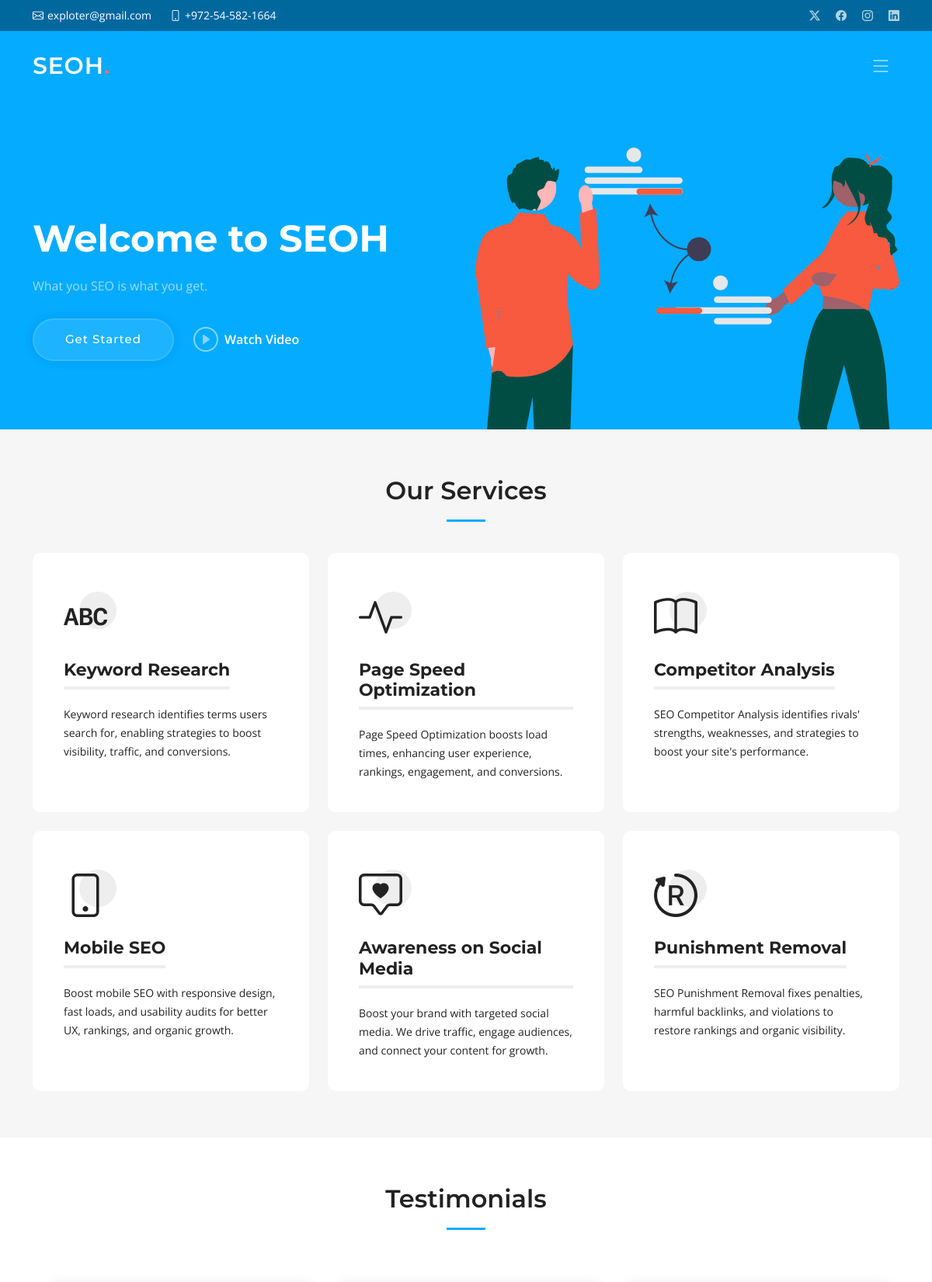
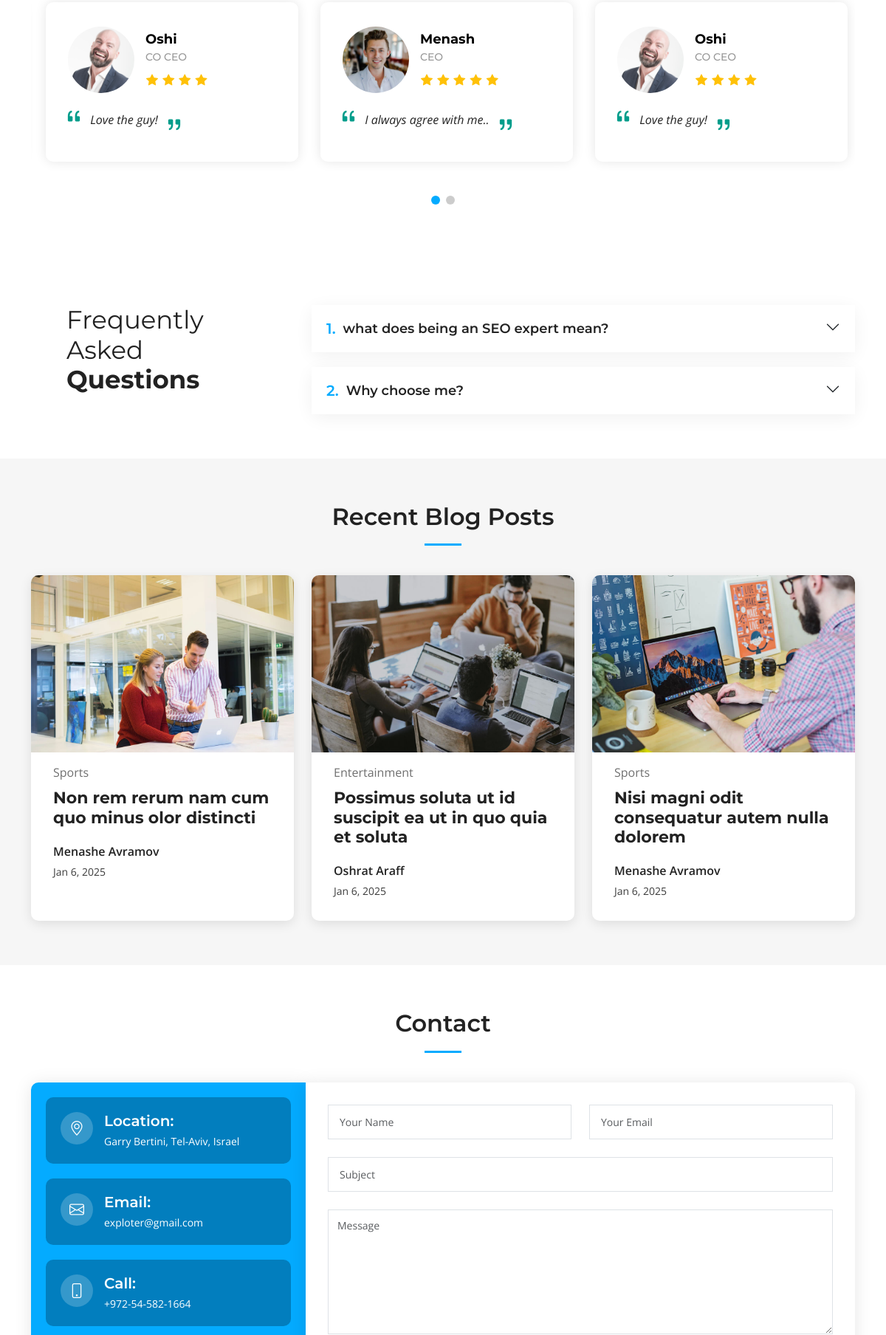
The page / (upper part) on the database its author committed (2 pictures, top to bottom).
### firstapp/models.py (models this page shows, shortened)
class GeneralInfo(models.Model):
    company_name = models.CharField(max_length=255, default="Company")
    location = models.CharField(max_length=255)
    email = models.EmailField()
    phone = models.CharField(max_length=20)
    open_hours = models.CharField(max_length=100, blank=True, null=True)
    video_url = models.URLField(blank=True, null=True)
    twitter_url = models.URLField(blank=True, null=True)
    facebook_url = models.URLField(blank=True, null=True)
    instagram_url = models.URLField(blank=True, null=True)
    linkedin_url = models.URLField(blank=True, null=True)
    class Meta:
        db_table = "general_company_info"

class Service(models.Model):
    bootstrap_icon = models.CharField(max_length=100, blank=True, null=True)
    fontawsome_icon = models.CharField(max_length=100, blank=True, null=True)
    title = models.CharField(max_length=255, unique=True)
    description = models.TextField()
    class Meta:
        db_table = "company_services"

class Testimonial(models.Model):
    user_image = models.CharField(max_length=255, blank=True, null=True)
    stars_count =[
        (1, 'One'),
        (2, 'Two'),
        (3, 'Three'),
        (4, 'Four'),
        (5, 'Five'),
    ]
    rating_count = models.IntegerField(choices=stars_count)
    username = models.CharField(max_length=50)
    user_job_title = models.CharField(max_length=50)
    review = models.TextField()

class FrequentlyAskedQuestion(models.Model):
    question = models.CharField(max_length=255)
    answer = models.TextField()

class Blog(models.Model):
    blog_image = models.CharField(max_length=255, null=True, blank=True)
    category = models.CharField(max_length=255, null=True, blank=True)
    title = models.CharField(max_length=255)
    author = models.ForeignKey(Author, on_delete=models.PROTECT)
    created_at = models.DateTimeField(default=timezone.now)
    content = RichTextField() # models.TextField()

class Author(models.Model):
    author_pic = models.CharField(max_length=255, null=True, blank=True)
    first_name = models.CharField(max_length=50)
    last_name = models.CharField(max_length=50, null=True, blank=True)
    country = models.CharField(max_length=50)
    joined_at = models.DateTimeField(null=True, blank=True)

### firstapp/views.py (the view)
# urls.py: path('', index, name = 'app'),
def index(request):
    general_info = GeneralInfo.objects.first()
    services = Service.objects.all()
    faqs = FrequentlyAskedQuestion.objects.all()
    recent_blogs = Blog.objects.all().order_by("-created_at")[:3]
    testimonials = Testimonial.objects.all()
    for t in testimonials:
        t.star_range = range(t.rating_count)
    deafult_value = ""
    context = {
        "company_name" : getattr(general_info, "company_name", deafult_value),
        "location" : getattr(general_info, "location", deafult_value),
        "email" : getattr(general_info, "email", deafult_value),
        "phone" : getattr(general_info, "phone", deafult_value),
        "open_hours" : getattr(general_info, "open_hours", deafult_value),
        "video_url" : getattr(general_info, "video_url", deafult_value),
        "twitter_url" : getattr(general_info, "twitter_url", deafult_value),
        "facebook_url" : getattr(general_info, "facebook_url", deafult_value),
        "instagram_url" : getattr(general_info, "instagram_url", deafult_value),
        "linkedin_url" : getattr(general_info, "linkedin_url", deafult_value),
        "services" : services,
        "testimonials" : testimonials,
        "faqs" : faqs,
        "recent_blogs": recent_blogs,
    }
    return render(request, "index.html", context)

### templates/index.html (shortened to what this page needs)
{% extends 'assets/main.html' %}
{% load static %}
{% block mainContent %}
      <section id="services" class="services sections-bg">
        <div class="container" data-aos="fade-up">
          <div class="section-header">
            <h2>Our Services</h2>
          </div>
          <div class="row gy-4" data-aos="fade-up" data-aos-delay="100">
            {% for service in services %}
              <div class="col-lg-4 col-md-6">
                <div class="service-item  position-relative">
                  <div class="icon">
                    <i class="{{service.bootstrap_icon}}"></i>
                  </div>
                  <h3>{{service.title}}</h3>
                  <p>{{service.description}}</p>
                </div>
              </div>
            {% endfor %}
          </div>
        </div>
      </section>
      <section id="testimonials" class="testimonials">
        <div class="container" data-aos="fade-up">
          <div class="section-header">
            <h2>Testimonials</h2>
          </div>
          <div class="slides-3 swiper" data-aos="fade-up" data-aos-delay="100">
            <div class="swiper-wrapper">
              {% for testimonial in testimonials %}
                <div class="swiper-slide">
                  <div class="testimonial-wrap">
                    <div class="testimonial-item">
                      <div class="d-flex align-items-center">
                        {% if "http" in testimonial.user_image %}
                        <img src="{{testimonial.user_image}}" class="testimonial-img flex-shrink-0" alt="">
                        {% else %}
                        <img src="{% static testimonial.user_image %}" class="testimonial-img flex-shrink-0" alt="">
                        {% endif %}
                        <div>
                          <h3>{{testimonial.username}}</h3>
                          <h4>{{testimonial.user_job_title}}</h4>
                          <div class="stars">
                            {% for _ in testimonial.star_range %}
                              <i class="bi bi-star-fill"></i>
                            {% endfor %}
                          </div>
                        </div>
                      </div>
                      <p>
                        <i class="bi bi-quote quote-icon-left"></i>
                        {{testimonial.review}}
                        <i class="bi bi-quote quote-icon-right"></i>
                      </p>
                    </div>
                  </div>
                </div>
              {% endfor %}
            </div>
            <div class="swiper-pagination"></div>
          </div>
        </div>
      </section>
      <section id="faq" class="faq">
        <div class="container" data-aos="fade-up">
          <div class="row gy-4">
            <div class="col-lg-4">
              <div class="content px-xl-5">
                <h3>Frequently Asked <strong>Questions</strong></h3>
              </div>
            </div>
            <div class="col-lg-8">
              <div class="accordion accordion-flush" id="faqlist" data-aos="fade-up" data-aos-delay="100">
                {% for faq in faqs %}
                <div class="accordion-item">
                  <h3 class="accordion-header">
                    <button class="accordion-button collapsed" type="button" data-bs-toggle="collapse" data-bs-target="#faq-content-1">
                      <span class="num">{{ forloop.counter }}.</span>
                      {{ faq.question }}
                    </button>
                  </h3>
                </div>
                {% endfor %}
              </div>
            </div>
          </div>
        </div>
      </section>
      <section id="recent-posts" class="recent-posts sections-bg">
        <div class="container" data-aos="fade-up">
          <div class="section-header">
            <h2>Recent Blog Posts</h2>
          </div>
          <div class="row gy-4">
          {% for blog in recent_blogs %}
            <div class="col-xl-4 col-md-6">
              <article>
                <div class="post-img">
                  {% if "http" in blog.blog_image %}
                    <img src="{{blog.blog_image}}" class="img-fluid" alt="blog image">
                  {% else %}
                    <img src="{% static blog.blog_image %}" class="img-fluid" alt="blog image">
                  {% endif %}
                </div>
                <p class="post-category">{{blog.category}}</p>
                <h2 class="title">
                  <a href="{% url 'blog_deatail' blog.id %}">{{blog.title}}</a>
                </h2>
                <div class="d-flex align-items-center">
                  <div class="post-meta">
                    <p class="post-author">{{blog.author.first_name}} {{blog.author.last_name}}</p>
                    <p class="post-date">
                      <time datetime="2022-01-01">{{blog.created_at | date:"M j, Y"}}</time>
                    </p>
                  </div>
                </div>
              </article>
            </div>
          {% endfor %}
          </div>
        </div>
      </section>
      <section id="contact" class="contact">
        <div class="container" data-aos="fade-up">
          <div class="section-header">
            <h2>Contact</h2>
          </div>
          <div class="row gx-lg-0 gy-4">
            <div class="col-lg-4">
              <div class="info-container d-flex flex-column align-items-center justify-content-center">
                <div class="info-item d-flex">
                  <i class="bi bi-geo-alt flex-shrink-0"></i>
                  <div>
                    <h4>Location:</h4>
                    <p>{{location}}</p>
                  </div>
                </div>
                <div class="info-item d-flex">
                  <i class="bi bi-envelope flex-shrink-0"></i>
                  <div>
                    <h4>Email:</h4>
                    <p>{{email}}</p>
                  </div>
                </div>
                <div class="info-item d-flex">
                  <i class="bi bi-phone flex-shrink-0"></i>
                  <div>
                    <h4>Call:</h4>
                    <p>{{phone}}</p>
                  </div>
                </div>
              </div>
            </div>
            <div class="col-lg-8">
              <form action="{% url 'contact_form' %}" method="post" role="form" class="php-email-form"> {% csrf_token %}
                <div class="row">
                  <div class="col-md-6 form-group">
                    <input type="text" name="name" class="form-control" id="name" placeholder="Your Name" required>
                  </div>
                  <div class="col-md-6 form-group mt-3 mt-md-0">
                    <input type="email" class="form-control" name="email" id="email" placeholder="Your Email" required>
                  </div>
                </div>
                <div class="form-group mt-3">
                  <input type="text" class="form-control" name="subject" id="subject" placeholder="Subject" required>
                </div>
                <div class="form-group mt-3">
                  <textarea class="form-control" name="message" rows="7" placeholder="Message" required></textarea>
                </div>
              </form>
            </div>
          </div>
        </div>
      </section>
{% endblock mainContent %}

### templates/assets/header.html (shortened to what this page needs)
{% load static %}
  <section id="topbar" class="topbar d-flex align-items-center">
    <div class="container d-flex justify-content-center justify-content-md-between">
      <div class="contact-info d-flex align-items-center">
        <i class="bi bi-envelope d-flex align-items-center"><a href="mailto:{{email}}">{{email}}</a></i>
        <i class="bi bi-phone d-flex align-items-center ms-4"><span>{{phone}}</span></i>
      </div>
      <div class="social-links d-none d-md-flex align-items-center">
        <a href="{{twitter_url}}" class="twitter"><i class="bi bi-twitter-x"></i></a>
        <a href="{{facebook_url}}" class="facebook"><i class="bi bi-facebook"></i></a>
        <a href="{{instagram_url}}" class="instagram"><i class="bi bi-instagram"></i></a>
        <a href="{{linkedin_url}}" class="linkedin"><i class="bi bi-linkedin"></i></i></a>
      </div>
    </div>
  </section>
  <header id="header" class="header d-flex align-items-center">
    <div class="container-fluid container-xl d-flex align-items-center justify-content-between">
      <a href="index.html" class="logo d-flex align-items-center">
        <h1>{{company_name}}<span>.</span></h1>
      </a>
      <i class="mobile-nav-toggle mobile-nav-show bi bi-list"></i>
    </div>
  </header>

### templates/assets/hero.html (shortened to what this page needs)
{% load static %}
    <section id="hero" class="hero">
            <div class="container position-relative">
                <div class="row gy-5" data-aos="fade-in">
                    <div class="col-lg-6 order-2 order-lg-1 d-flex flex-column justify-content-center text-center text-lg-start">
                        <h2>Welcome to <span>{{company_name}}</span></h2>
                        <p>What you SEO is what you get.</p>
                        <div class="d-flex justify-content-center justify-content-lg-start">
                            <a href="#services" class="btn-get-started">Get Started</a>
                            <a href="{{video_url}}" class="glightbox btn-watch-video d-flex align-items-center"><i class="bi bi-play-circle"></i><span>Watch Video</span></a>
                        </div>
                    </div>
                    <div class="col-lg-6 order-1 order-lg-2">
                        <img src="{% static 'assets/img/hero-img.svg' %}" class="img-fluid" alt="" data-aos="zoom-out" data-aos-delay="100">
                    </div>
                </div>
            </div>
    </section>

### rows shown on the page
GeneralInfo: email "exploter@gmail.com", phone "+972-54-582-1664", company_name "SEOH", location "Garry Bertini, Tel-Aviv, Israel"
Service: title "Keyword Research", description "Keyword research identifies terms users search for, enabling strategies to boost visibility, traffic, and conversions."
Service: title "Page Speed Optimization", description "Page Speed Optimization boosts load times, enhancing user experience, rankings, engagement, and conversions."
Service: title "Competitor Analysis", description "SEO Competitor Analysis identifies rivals' strengths, weaknesses, and strategies to boost your site's performance."
Service: title "Mobile SEO", description "Boost mobile SEO with responsive design, fast loads, and usability audits for better UX, rankings, and organic growth."
Service: title "Awareness on Social Media", description "Boost your brand with targeted social media. We drive traffic, engage audiences, and connect your content for growth."
Service: title "Punishment Removal", description "SEO Punishment Removal fixes penalties, harmful backlinks, and violations to restore rankings and organic visibility."
Testimonial: user_image (picture), username "Oshi", user_job_title "CO CEO", review "Love the guy!"
Testimonial: user_image (picture), username "Menash", user_job_title "CEO", review "I always agree with me.."
FrequentlyAskedQuestion: question "what does being an SEO expert mean?"
FrequentlyAskedQuestion: question "Why choose me?"
Blog: blog_image (picture), category "Sports", title "Non rem rerum nam cum quo minus olor distincti", author.first_name "Menashe", author.last_name "Avramov", created_at "Jan 6, 2025"
Blog: blog_image (picture), category "Entertainment", title "Possimus soluta ut id suscipit ea ut in quo quia et soluta", author.first_name "Oshrat", author.last_name "Araff", created_at "Jan 6, 2025"
Blog: blog_image (picture), category "Sports", title "Nisi magni odit consequatur autem nulla dolorem", author.first_name "Menashe", author.last_name "Avramov", created_at "Jan 6, 2025"
